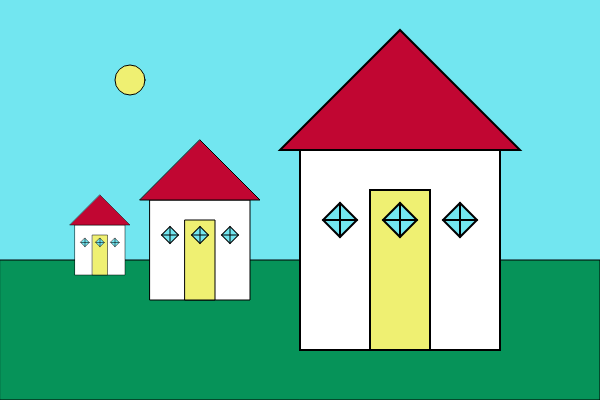
Frame 1 (no input)
Frame 2 (the mouse pressed at the canvas centre, redrawn once): identical to frame 1, image omitted

The p5.js sketch that drew this single still picture (run headless with seeded random() and noise() and a simulated clock; the mouse was pressed at the canvas centre and the sketch redrawn once):

// p5.js sketch
// ── sketch.js
/**
 * Draws three houses each larger than the one before. 
 * The houses stand on a field of verdant green beneath a sky
 * of crystal blue. Just like the ones you drew as a kid.
 *
 * Demonstrates the use of transformation functions as well as
 * push() and pop() to save and reset transformation
 * state.
 *
 * Jared Donovan 2018.
 */

// Declare some global variables for storing colours.
let blue;
let green;
let red;
let yellow;

function setup() {
  createCanvas(600, 400);
  rectMode(CENTER);
  
  // Initialise the colour variables.
  blue = color(114, 230, 240);
	green = color(6, 147, 89);
	red = color(193, 6, 50);
	yellow = color(239, 240, 114);
}

function draw() { 
  // Summery blue sky
  background(blue);

  // Draw verdant grass
  fill(green);
  rect(300, 330, 600, 140);

  // Draw three houses, each larger than the one before.
  drawHouse(100, 250, 0.5);
  drawHouse(200, 250, 1.0);
  drawHouse(400, 250, 2.0);
  
  // Draw the Summery sun
  fill(yellow);
  ellipse(130, 80, 30, 30);
  
  noLoop();
}

// Draws a single childlike house.
function drawHouse(x, y, s) {

  // Save the previous transformation.
  push();

  // Move to the x, y position and scale.
  translate(x, y);
  scale(s, s);

  // Draw the wall, roof and door.
  fill(255);
  rect(0, 0, 100, 100);
  fill(red);
  triangle(-60, -50, 60, -50, 0, -110);
  fill(yellow);
  rect(0, 10, 30, 80);

  // Draw windows
  drawWindow(-30, -15);
  drawWindow(30, -15);
  drawWindow(0, -15);

  // Reset the drawing to where we were before drawing.
  pop();
}

// Draws a single diamond faceted window.
function drawWindow(x, y) {
  // Save the previous transformation so we can reset.
  push();

  translate(x, y);
  rotate(radians(45));
  fill(blue);
  rect(0, 0, 12, 12); 
  line(-6, -6, 6, 6);
  line(-6, 6, 6, -6);

  // Reset to previous transformation.
  pop();
}
